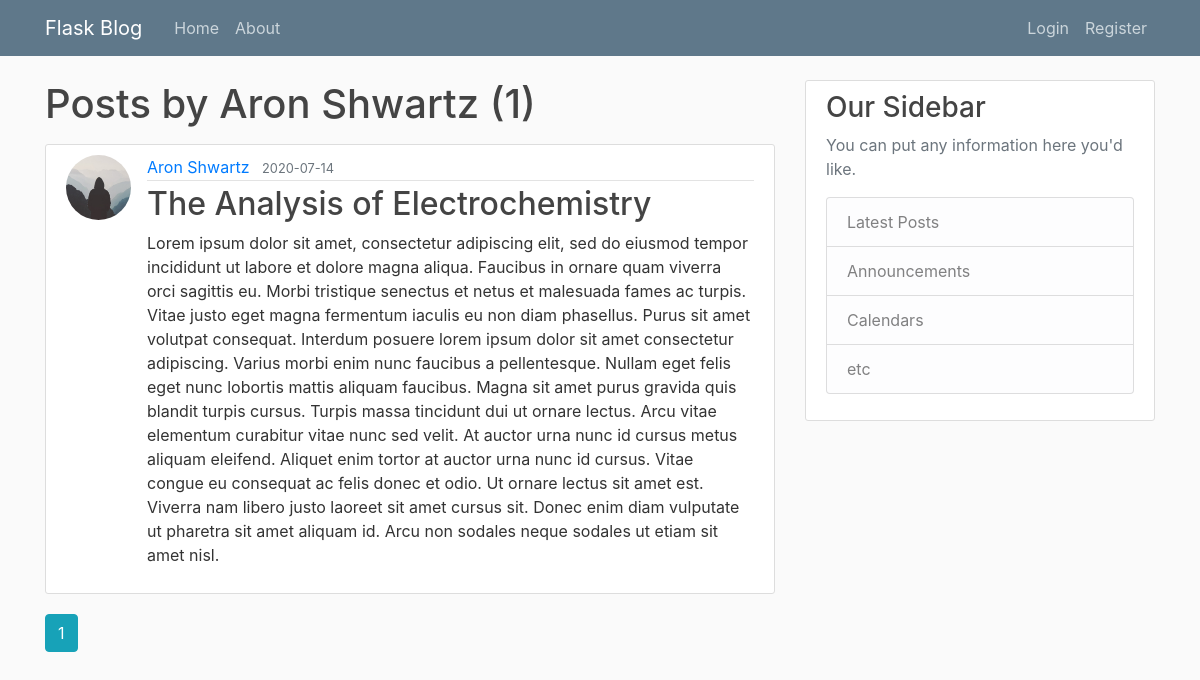
/user/Aron Shwartz, run on the app's committed database.
### flaskblog/models.py (models this page shows, shortened)
class User(db.Model, UserMixin):
    id = db.Column(db.Integer, primary_key=True)
    username = db.Column(db.String(20), unique=True, nullable=False)
    email = db.Column(db.String(120), unique=True, nullable=False)
    image_file = db.Column(db.String(20), nullable=False,
                           default='default.jpg')
    password = db.Column(db.String(60), nullable=False)
    posts = db.relationship('Post', backref='author', lazy='dynamic')

class Post(db.Model):
    id = db.Column(db.Integer, primary_key=True)
    title = db.Column(db.String(100), nullable=False)
    date_posted = db.Column(db.DateTime, nullable=False,
                            default=datetime.utcnow)
    content = db.Column(db.Text, nullable=False)
    user_id = db.Column(db.Integer, db.ForeignKey('user.id'), nullable=False)

### flaskblog/routes.py (the view)
@app.route('/user/<string:username>')
def user_posts(username):
    page = request.args.get('page', 1, type=int)
    user = User.query.filter_by(username=username).first_or_404()
    posts = Post.query.filter_by(author=user).order_by(Post.date_posted.desc()).paginate(page=page, per_page=8)
    return render_template('user_posts.html', posts=posts, user=user)

### flaskblog/templates/user_posts.html
{% extends "layout.html" %}
{% block content %}
<h1 class="mb-3">Posts by {{ user.username }} ({{ posts.total }})</h1>
{% for post in posts.items %}
<article class="media content-section">
    <img class="rounded-circle article-img"
        src="{{ url_for('static', filename='profile_pics/' + post.author.image_file) }}">
    <div class="media-body">
        <div class="article-metadata">
            <a class="mr-2"
                href="{{ url_for('user_posts', username=post.author.username) }}">{{ post.author.username }}</a>
            <small class="text-muted">{{ post.date_posted.strftime('%Y-%m-%d') }}</small>
        </div>
        <h2><a class="article-title" href="{{ url_for('post', post_id=post.id) }}">{{ post.title }}</a></h2>
        <p class="article-content">{{ post.content }}</p>
    </div>
</article>
{% endfor %}
{% for page_num in posts.iter_pages(left_edge=1, right_edge=1, left_current=1, right_current=2) %}
{% if page_num %}
{% if posts.page == page_num %}
<a class="btn btn-info mb-4"
    href="{{ url_for('user_posts', username=user.username, page=page_num) }}">{{ page_num }}</a>
{% else %}
<a class="btn btn-outline-info mb-4"
    href="{{ url_for('user_posts', username=user.username, page=page_num) }}">{{ page_num }}</a>
{% endif %}
{% else %}
...
{% endif %}
{% endfor %}
{% endblock content %}

### flaskblog/static/main.css (style rules this page uses)
body { background: #fafafa; color: #333333; margin-top: 5rem; }
h1, h2, h3, h4, h5, h6 { color: #444444; }
.content-section { background: #ffffff; padding: 10px 20px; border: 1px solid #dddddd; border-radius: 3px; margin-bottom: 20px; }
.article-title { color: #444444; }
.article-content { white-space: pre-line; }
.article-img { height: 65px; width: 65px; margin-right: 16px; }
.article-metadata { padding-bottom: 1px; margin-bottom: 4px; border-bottom: 1px solid #e3e3e3 }

### data on the page
User: username "Aron Shwartz"
Post: image_file (placeholder picture), author.username "Aron Shwartz", date_posted "2020-07-14", title "The Analysis of Electrochemistry", content "Lorem ipsum dolor sit amet, consectetur adipiscing elit, sed do eiusmod tempor incididunt ut labore et dolore magna aliqua. Faucibus in ornare quam viverra orci sagittis eu. Morbi tristique senectus et netus et malesuada fames ac turpis. Vitae justo eget magna fermentum iaculis eu non diam phasellus. Purus sit amet volutpat consequat. Interdum posuere lorem ipsum dolor sit amet consectetur adipiscing. Varius morbi enim nunc faucibus a pellentesque. Nullam eget felis eget nunc lobortis mattis aliquam faucibus. Magna sit amet purus gravida quis blandit turpis cursus. Turpis massa tincidunt dui ut ornare lectus. Arcu vitae elementum curabitur vitae nunc sed velit. At auctor urna nunc id cursus…"

### other printed values
{{ posts.total }} "1"
{{ page_num }} "1"
